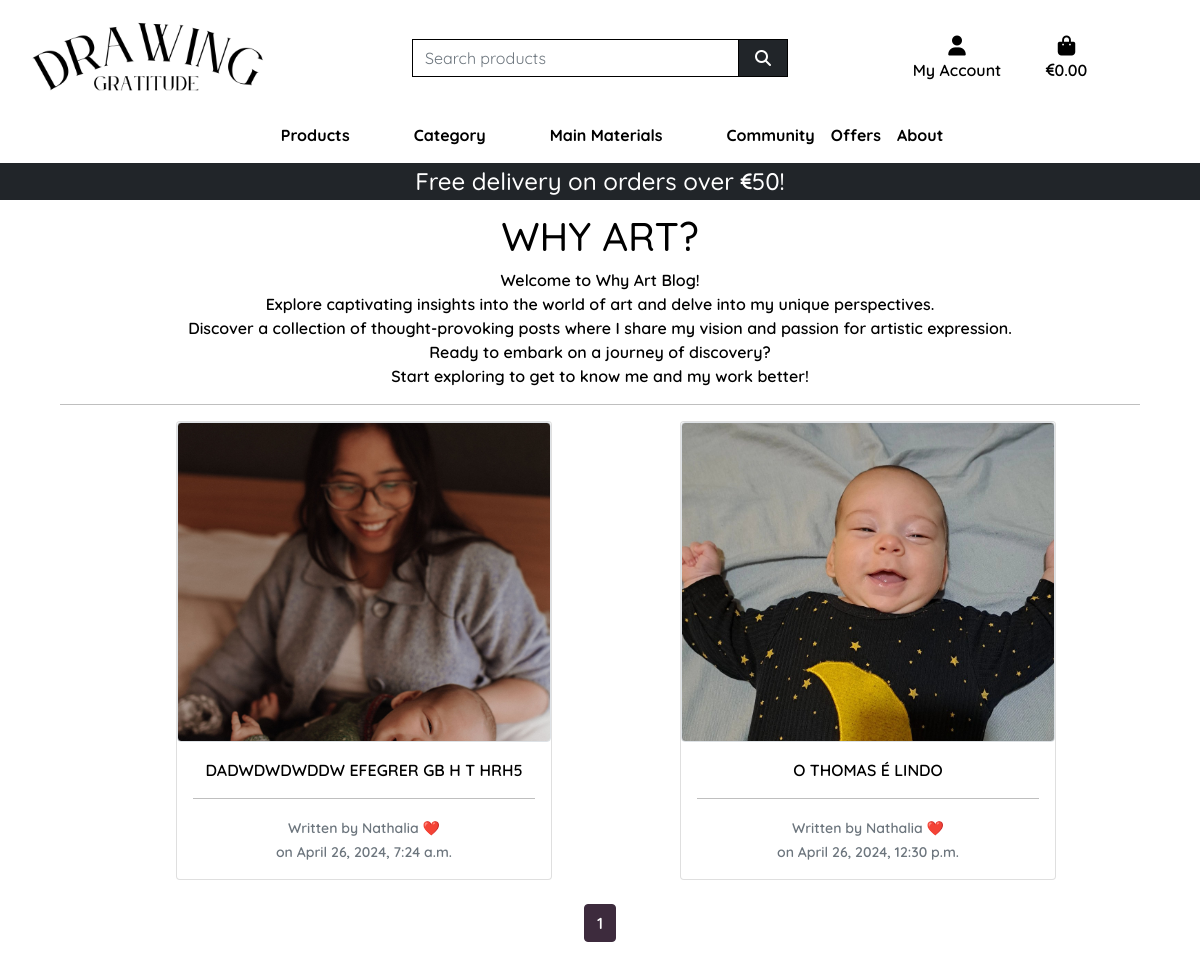
Before: /blog/ with the older database file.
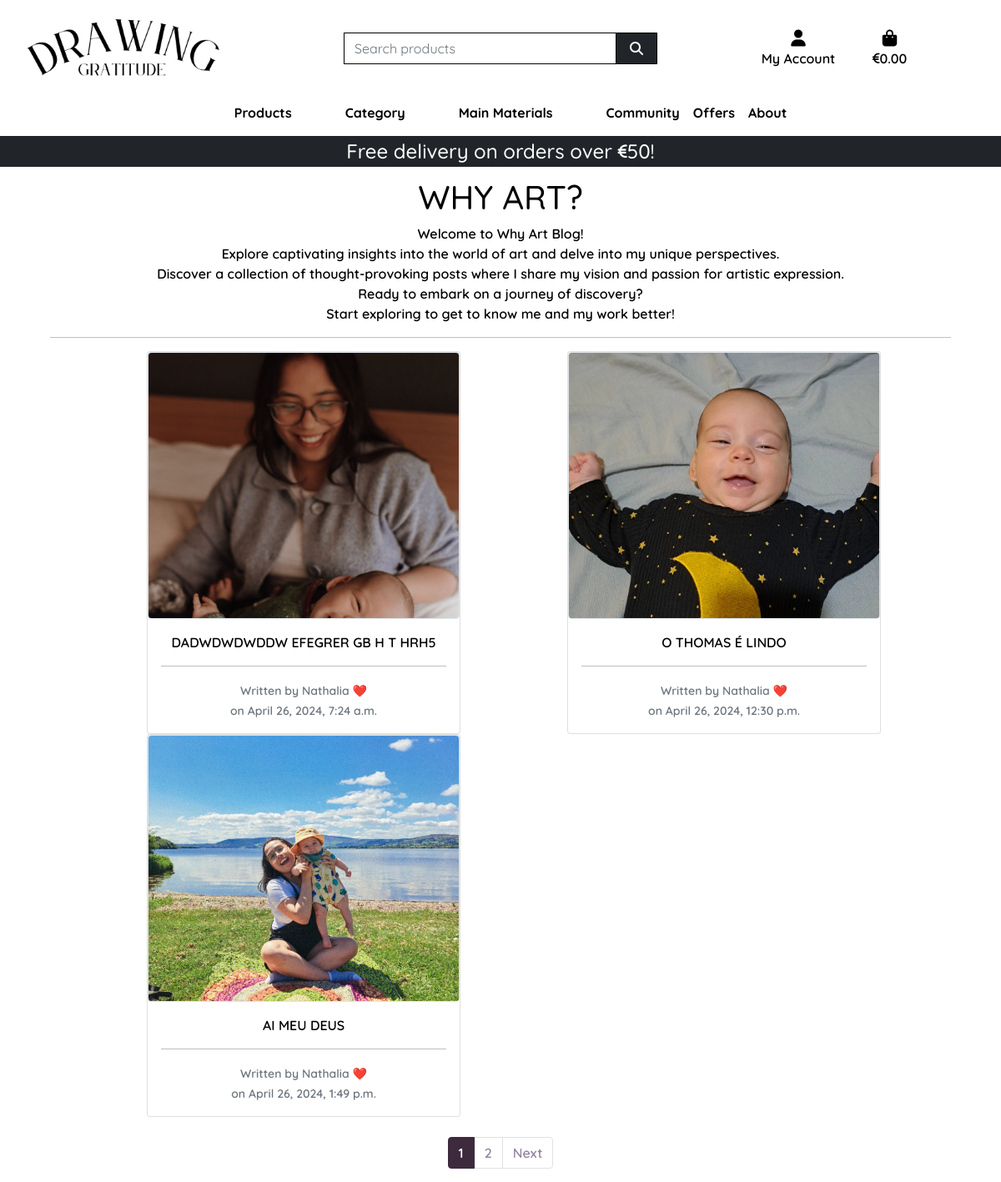
After: the same page with the newer database file.
### blog/models.py (models this page shows, shortened)
class Post(models.Model):
    title = models.CharField(max_length=200, unique=True)
    slug = models.SlugField(max_length=200, unique=True)
    content = models.TextField()
    created_on = models.DateTimeField(auto_now_add=True)
    like = models.ManyToManyField(
        User, default=None, related_name='like_posts', blank=True
    )
    author = models.ForeignKey(AboutMe, on_delete=models.CASCADE)
    image = models.ImageField(null=True, blank=True, upload_to='media/posts')

### about/models.py (models this page shows)
class AboutMe(models.Model):
    artist = models.CharField(max_length=100)
    title = models.CharField(max_length=254)
    content = models.TextField()
    image_url = models.URLField(max_length=1024, null=True, blank=True)
    image = models.ImageField(null=True, blank=True)
    def __str__(self):
        return self.artist

### blog/views.py (the view)
# urls.py: path('', views.blog.as_view(), name='blog'),
class blog(generic.ListView):
    queryset = Post.objects.all()
    template_name = "blog/blog.html"
    paginate_by = 3

### bag/contexts.py (called while the page is built, shortened)
def bag_contents(request):
    bag_items = []
    total = 0
    total_discounted_price = 0
    product_count = 0
    bag = request.session.get('bag', {})
    delivery = total * Decimal(settings.STANDARD_DELIVERY_PERCENTAGE / 100) if total < settings.FREE_DELIVERY_THRESHOLD else 0
    grand_total = total + delivery
    context = {
        'bag_items': bag_items,
        'total': total,
        'total_discounted_price': total_discounted_price,
        'product_count': product_count,
        'delivery': delivery,
        'free_delivery_delta': max(0, settings.FREE_DELIVERY_THRESHOLD - total),
        'free_delivery_threshold': settings.FREE_DELIVERY_THRESHOLD,
        'grand_total': grand_total,
    }
    return context

### blog/templates/blog/blog.html (shortened to what this page needs)
{% extends "base.html" %}
{% load static %}
{% block page_header %}
    <div class="container header-container">
    </div>
{% endblock %}
{% block content %}
    <div class="container-fluid mt-5">
        <div class="row text-center m-5">
            <h1 class="text-uppercase">why art?</h1>
            <p>Welcome to Why Art Blog!<br>
                Explore captivating insights into the world of art and delve
                into my unique perspectives. <br> Discover a collection of thought-provoking
                posts where I share my vision and passion for artistic expression. <br>
                Ready to embark on a journey of discovery? <br>
                Start exploring to get to know me and my work better!
            </p>
            <hr>
            {% for post in post_list %}
                <div class="card-deck">
                    <div class="card">
                        <a href="{% url 'post_detail' post.slug %}" class="post-link">
                            <div class="image-container img-thumbnail" style="background-image: url('{{ post.image.url }}');"></div>
                        </a>
                    <div class="card-body">
                        <span class="text-uppercase">{{ post.title }}</span>
                        <hr>
                        <p class="card-text mt-3"><small class="text-muted">Written by {{ post.author}} <br> on {{ post.created_on}}</small></p>
                    </div>
                    </div>
                </div>
            {% endfor %}
            <nav aria-label="Page navigation example">
                <ul class="pagination justify-content-center mt-4">
                    {% for num in paginator.page_range %}
                        <li class="page-item {% if page_obj.number == num %}active{% endif %}"><a class="page-link" href="?page={{ num }}">{{ num }}</a></li>
                    {% endfor %}
                    {% if page_obj.has_next %}
                        <li class="page-item">
                            <a class="page-link" href="?page={{ page_obj.next_page_number }}">Next</a>
                        </li>
                    {% endif %}
                </ul>
            </nav>
    </div>
{% endblock %}

Changed rows visible on the page:
added Post: image (picture), title "AI MEU DEUS", author "Nathalia ❤️", created_on "April 26, 2024, 1:49 p.m."
Other visible differences:
new list line: "2"
text now shown: "Next"
